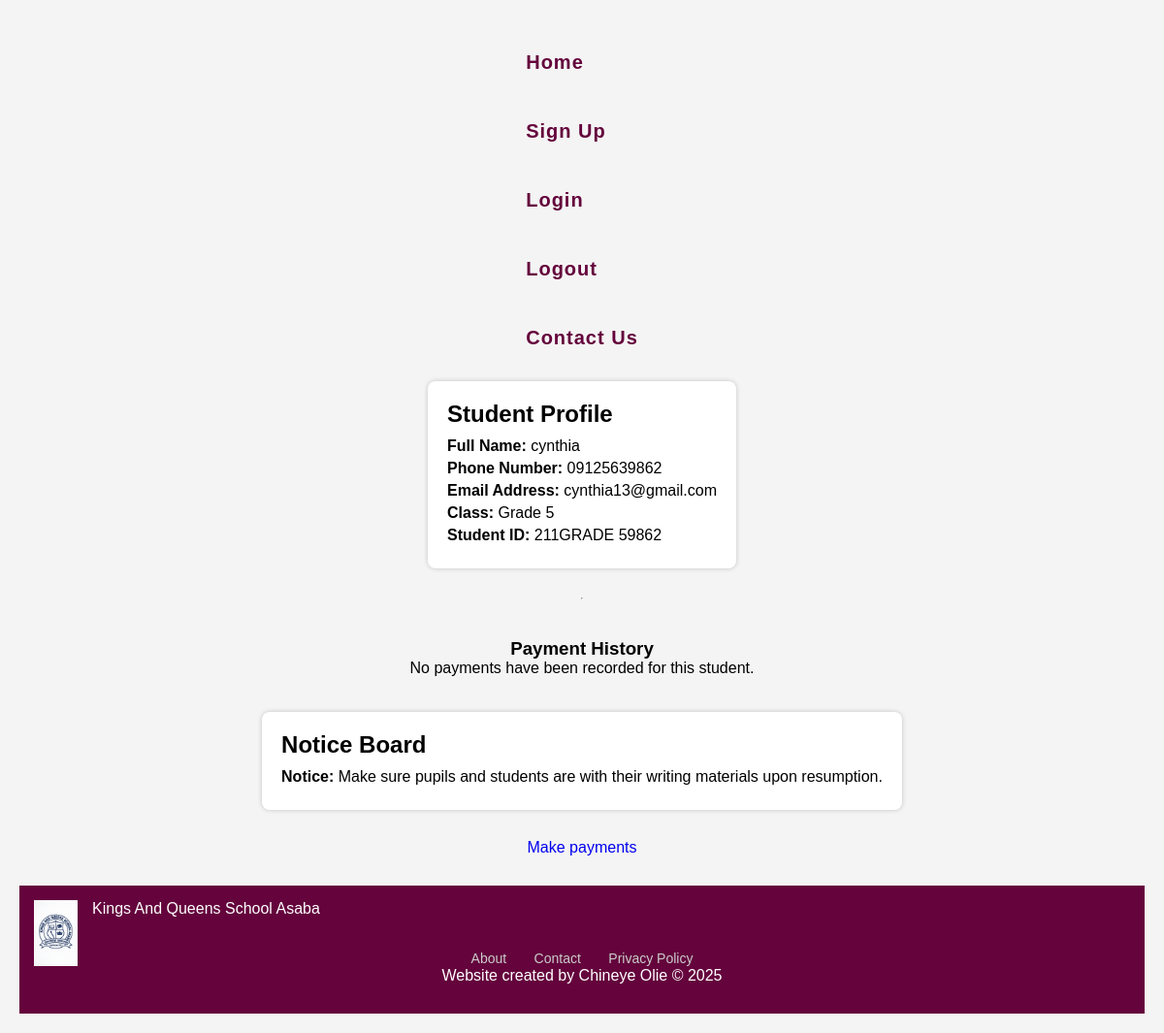
The app's page /adminstudent_profile/211GRADE 59862 with its own data.
### website/models.py (models this page shows)
class User(db.Model, UserMixin):
    id = db.Column(db.Integer, primary_key=True)
    student_id = db.Column(db.String(20), nullable=False)
    name = db.Column(db.String(100))
    email = db.Column(db.String(150), unique=True)
    phone = db.Column(db.String(20), nullable=False)
    password = db.Column(db.String(150), nullable=False)
    class_level = db.Column(db.String(10), nullable=False)

class NoticeBoard(db.Model, UserMixin):
    id = db.Column(db.Integer, primary_key=True)
    content= db.Column(db.Text)

### website/input.py (the view)
@input.route('/adminstudent_profile/<student_id>')
def student_profile(student_id):
    user = User.query.filter_by(student_id=student_id).first_or_404()
    payments = Payment.query.filter_by(student_id=student_id).all()
    notice = (NoticeBoard.query.order_by(NoticeBoard.id.desc()).first())
    return render_template("/admin/adminstudent_profile.html", user=user, payments=payments, notice=notice)

### website/templates/admin/adminstudent_profile.html (shortened to what this page needs)
<!DOCTYPE html>
<html lang="en">
<head>
    <link href="static/style.css" rel="stylesheet" >
</head>
<body>
    <nav>
        <ul>
            <li><a id="home" href="/">Home</a></li>
      <li><a id="signUp" href="/signup">Sign Up</a></li>
      <li><a id="login" href="/login">Login</a></li>
      <li><a id="logout" href="/logout">Logout</a></li>
      <li><a id="contact" href="/contact">Contact Us</a></li>
        </ul>
    </nav>
    <div class="profile-box">
        <div class="profile-title">Student Profile</div>
        <p class="profile-field"><strong>Full Name:</strong> {{ user.name }}</p>
        <p class="profile-field"><strong>Phone Number:</strong> {{ user.phone }}</p>
        <p class="profile-field"><strong>Email Address:</strong> {{ user.email }}</p>
        <p class="profile-field"><strong>Class:</strong> {{ user.class_level }}</p>
        <p class="profile-field"><strong>Student ID:</strong> {{ user.student_id }}</p>
    </div>
    <hr>
    <h3>Payment History</h3>
    {% if payments %}
        <table>
            <tr>
                <th>Amount Paid</th>
                <th>Date Paid</th>
                <th>Balance</th>
            </tr>
            {% for payment in payments %}
            <tr>
                <td>{{ payment.amount_paid }}</td>
                <td>{{ payment.date_paid }}</td>
                <td>{{ payment.balance }}</td>
            </tr>
            {% endfor %}
        </table>
    {% else %}
        <p>No payments have been recorded for this student.</p>
    {% endif %}
    <br><br>
    <div class="profile-box">
      <div class="profile-title">Notice Board</div>
      <p class="profile-field"><strong>Notice:</strong> {{ notice.content }}</p>
      </div>
  <p><a href="/payment">Make payments</p></a>
    <footer class="footer">
        <div class="footer-content">
          <img src= "{{ url_for('static', filename='file_0000000051a8620a8e2cce67cac70511.png') }}" alt="school logo" class="footer-logo">
      </div>
      <p class="footer-writing">Kings And Queens School Asaba</p>
      <br><br>
      <div class="footer-links">
        <a href="/about">About</a>
        <a href="/contact">Contact</a>
        <a href="/privacypolicy">Privacy Policy</a>
      </div>
        <p> Website created by Chineye Olie &copy; 2025</p>
      </footer>
</body>
</html>

### website/static/style.css (style rules this page uses)
body { background-color: #f0f0f0; font-family:sans-serif; display: flex; flex-direction: column; align-items: center; margin: 0; }
nav ul { list-style-type: none; padding: 0; }
nav ul li { display: inline; margin: 0 15px; }
nav ul li a { color: white; text-decoration: none; font-weight: bold; }
footer { margin-top: 30px; text-align: center; color: #555; }
.footer { background-color: rgb(100, 3, 60);; color: #fff; width: 100%; padding: 30px 0; text-align: center; position: relative; left: 0; bottom: 0; }
.footer-content { display: flex; flex-direction: column; align-items: center; gap: 15px; }
.footer-logo { width: 35px; height: auto; position: absolute; top: 15px; left: 15px; z-index: 2; }
.footer-writing { position: absolute; top: 15px; left: 75px; z-index: 2; }
.footer-links a { color: #ccc; margin: 0 12px; text-decoration: none; font-size: 14px; }
a { text-decoration: none; }
.profile-box { background: white; padding: 20px; margin-bottom: 30px; border-radius: 8px; box-shadow: 0 0 5px rgba(0,0,0,0.2); }
.profile-title { font-size: 24px; margin-bottom: 10px; font-weight: bold; }
.profile-field { margin: 5px 0; font-size: 16px; }
h3 { margin-top: 40px; }
body { font-family: Arial, sans-serif; padding: 20px; background: #f4f4f4; }
* { margin: 0; padding: 0; box-sizing: border-box; font-family: sans-serif; }
ul { width: 100%; list-style: none; }
ul li { display: block; width: 100%; }
ul li a { color: white; padding:15px 10px; text-decoration: none; display: block; font-size: 20px; letter-spacing: 1px; position: relative; transition: 0.3s; overflow: hidden; }

### website/templates/admin/adminstudent_profile.html (style rules this page uses)
body { font-family: Arial, sans-serif; padding: 20px; background: #f4f4f4; }
.profile-box { background: white; padding: 20px; margin-bottom: 30px; border-radius: 8px; box-shadow: 0 0 5px rgba(0,0,0,0.2); }
.profile-title { font-size: 24px; margin-bottom: 10px; font-weight: bold; }
.profile-field { margin: 5px 0; font-size: 16px; }
h3 { margin-top: 40px; }
nav ul { list-style-type: none; padding: 0; }
nav ul li { display: inline; margin: 0 15px; }
nav ul li a { color: rgb(100, 3, 60); text-decoration: none; font-weight: bold; }
.footer { background-color: rgb(100, 3, 60);; color: #fff; width: 100%; padding: 30px 0; text-align: center; position: relative; left: 0; bottom: 0; }
.footer-content { display: flex; flex-direction: column; align-items: center; gap: 15px; }
.footer-logo { width: 45px; height: auto; position: absolute; top: 15px; left: 15px; z-index: 2; }
.footer-writing { position: absolute; top: 15px; left: 75px; z-index: 2; }
.footer-links a { color: #ccc; margin: 0 12px; text-decoration: none; font-size: 14px; }

### records on screen
User: name "cynthia", phone "09125639862", email "cynthia13@gmail.com", class_level "Grade 5", student_id "211GRADE 59862"
NoticeBoard: content "Make sure pupils and students are with their writing materials upon resumption."
